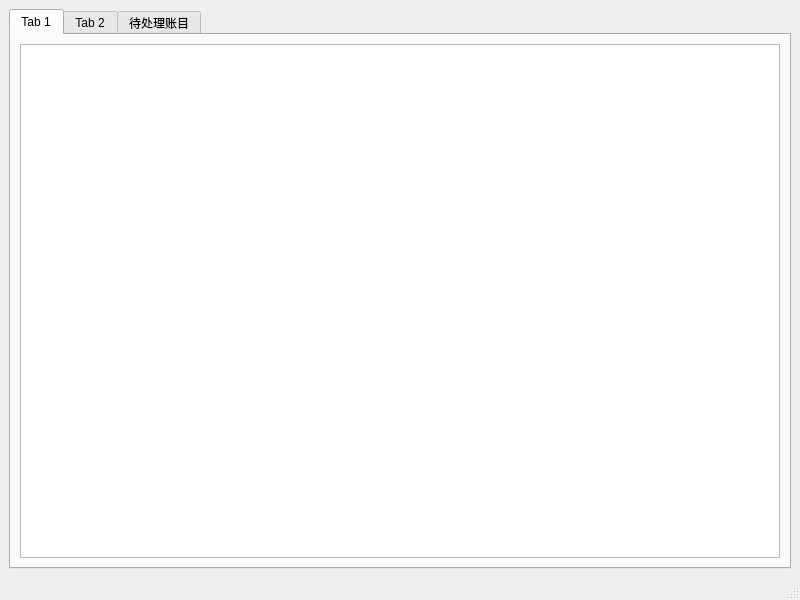
<?xml version="1.0" encoding="UTF-8"?>
<ui version="4.0">
 <class>ItemsManager</class>
 <widget class="QMainWindow" name="ItemsManager">
  <property name="geometry">
   <rect>
    <x>0</x>
    <y>0</y>
    <width>800</width>
    <height>600</height>
   </rect>
  </property>
  <property name="windowTitle">
   <string>MainWindow</string>
  </property>
  <widget class="QWidget" name="centralwidget">
   <layout class="QGridLayout" name="gridLayout">
    <item row="0" column="0">
     <widget class="QTabWidget" name="tabWidget">
      <property name="currentIndex">
       <number>0</number>
      </property>
      <widget class="QWidget" name="OutItem">
       <attribute name="title">
        <string>Tab 1</string>
       </attribute>
       <layout class="QGridLayout" name="gridLayout_2">
        <item row="0" column="0">
         <widget class="QTableWidget" name="table_Out">
          <property name="selectionMode">
           <enum>QAbstractItemView::SingleSelection</enum>
          </property>
          <property name="selectionBehavior">
           <enum>QAbstractItemView::SelectRows</enum>
          </property>
         </widget>
        </item>
       </layout>
      </widget>
      <widget class="QWidget" name="RentItem">
       <attribute name="title">
        <string>Tab 2</string>
       </attribute>
       <layout class="QGridLayout" name="gridLayout_3">
        <item row="0" column="0">
         <widget class="QTableWidget" name="table_Rent">
          <property name="selectionMode">
           <enum>QAbstractItemView::SingleSelection</enum>
          </property>
          <property name="selectionBehavior">
           <enum>QAbstractItemView::SelectRows</enum>
          </property>
         </widget>
        </item>
       </layout>
      </widget>
      <widget class="QWidget" name="tab">
       <attribute name="title">
        <string>待处理账目</string>
       </attribute>
       <layout class="QGridLayout" name="gridLayout_4">
        <item row="0" column="0">
         <widget class="PaperTable" name="table_dealOrder" native="true"/>
        </item>
        <item row="1" column="0">
         <layout class="QHBoxLayout" name="buttomLayout"/>
        </item>
       </layout>
      </widget>
     </widget>
    </item>
   </layout>
  </widget>
  <widget class="QMenuBar" name="menubar">
   <property name="geometry">
    <rect>
     <x>0</x>
     <y>0</y>
     <width>800</width>
     <height>25</height>
    </rect>
   </property>
  </widget>
  <widget class="QStatusBar" name="statusbar"/>
 </widget>
 <customwidgets>
  <customwidget>
   <class>PaperTable</class>
   <extends>QWidget</extends>
   <header location="global">papertable.h</header>
   <container>1</container>
  </customwidget>
 </customwidgets>
 <resources/>
 <connections/>
</ui>
